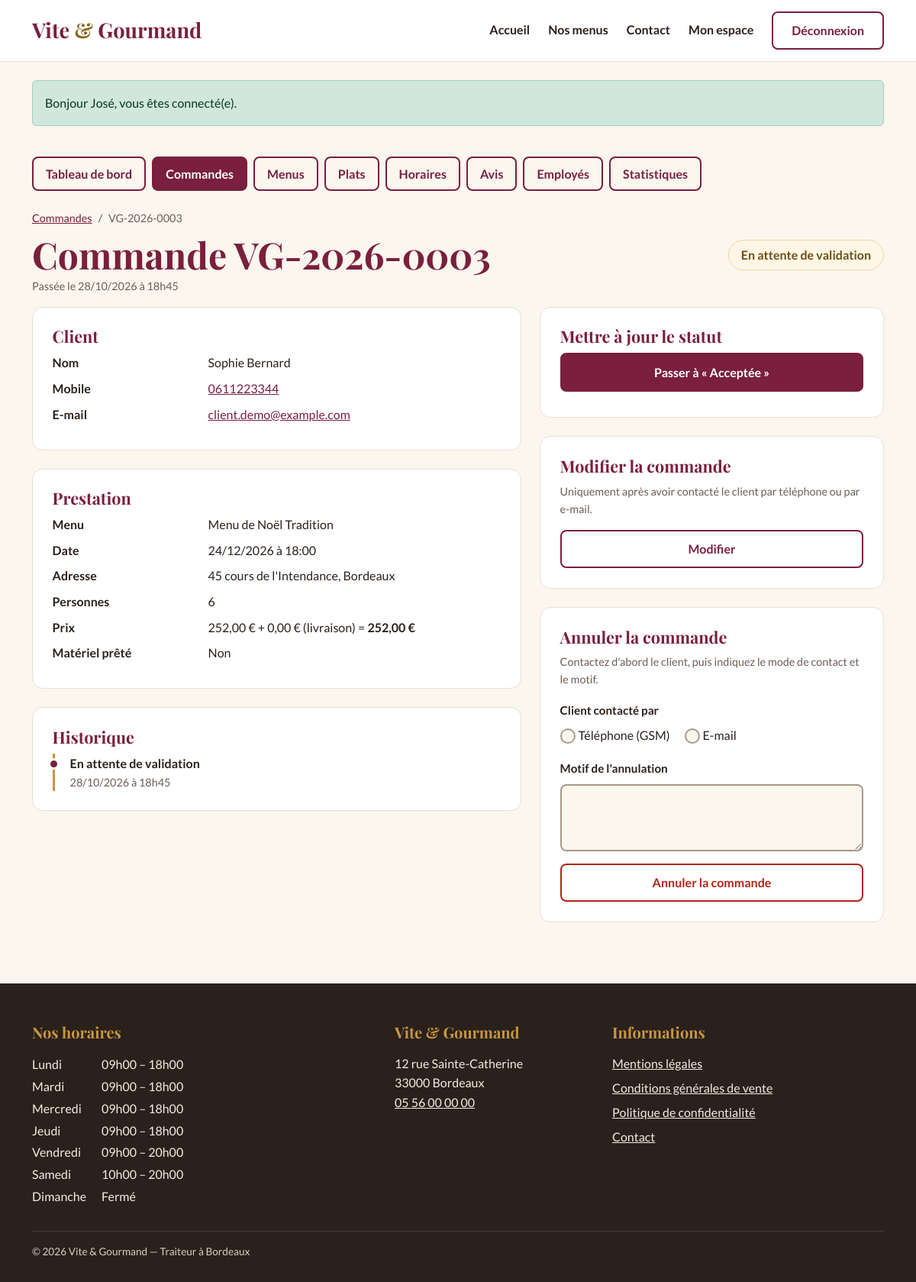
The page /employe/commande?id=3 (signed in) on the database its author committed.
### tables this page shows
CREATE TABLE commande (
    commande_id              INT            NOT NULL AUTO_INCREMENT,
    numero_commande          VARCHAR(20)    NOT NULL,
    utilisateur_id           INT            NOT NULL,
    menu_id                  INT            NOT NULL,
    date_commande            DATETIME       NOT NULL DEFAULT CURRENT_TIMESTAMP,
    date_prestation          DATE           NOT NULL,
    heure_livraison          TIME           NOT NULL,
    adresse_prestation       VARCHAR(255)   NOT NULL,
    ville_prestation         VARCHAR(80)    NOT NULL,
    distance_km              DECIMAL(6,2)   NOT NULL DEFAULT 0,
    nombre_personne          INT            NOT NULL,
    prix_menu                DECIMAL(10,2)  NOT NULL,
    remise                   DECIMAL(10,2)  NOT NULL DEFAULT 0,
    prix_livraison           DECIMAL(10,2)  NOT NULL DEFAULT 0,
    prix_total               DECIMAL(10,2)  NOT NULL,
    statut                   ENUM('en_attente','accepte','en_preparation','en_cours_livraison',
                                  'livre','attente_retour_materiel','terminee','annulee')
                             NOT NULL DEFAULT 'en_attente',
    pret_materiel            BOOLEAN        NOT NULL DEFAULT FALSE,
    restitution_materiel     BOOLEAN        NOT NULL DEFAULT FALSE,
    motif_annulation         TEXT           NULL,
    mode_contact_annulation  ENUM('telephone','mail') NULL,
    PRIMARY KEY (commande_id),
    UNIQUE KEY uk_commande_numero (numero_commande),
    KEY idx_commande_statut (statut),
    CONSTRAINT fk_commande_utilisateur FOREIGN KEY (utilisateur_id) REFERENCES utilisateur (utilisateur_id),
    CONSTRAINT fk_commande_menu        FOREIGN KEY (menu_id)        REFERENCES menu (menu_id),
    CONSTRAINT ck_commande_nb_personne CHECK (nombre_personne >= 1)
);

CREATE TABLE utilisateur (
    utilisateur_id  INT           NOT NULL AUTO_INCREMENT,
    email           VARCHAR(180)  NOT NULL,
    password        VARCHAR(255)  NOT NULL,
    nom             VARCHAR(50)   NOT NULL,
    prenom          VARCHAR(50)   NOT NULL,
    telephone       VARCHAR(20)   NULL,
    ville           VARCHAR(80)   NULL,
    pays            VARCHAR(50)   NULL DEFAULT 'France',
    adresse_postale VARCHAR(255)  NULL,
    role_id         INT           NOT NULL,
    actif           BOOLEAN       NOT NULL DEFAULT TRUE,
    date_creation   DATETIME      NOT NULL DEFAULT CURRENT_TIMESTAMP,
    PRIMARY KEY (utilisateur_id),
    UNIQUE KEY uk_utilisateur_email (email),
    CONSTRAINT fk_utilisateur_role FOREIGN KEY (role_id) REFERENCES role (role_id)
);

CREATE TABLE menu (
    menu_id                  INT            NOT NULL AUTO_INCREMENT,
    titre                    VARCHAR(100)   NOT NULL,
    description              TEXT           NOT NULL,
    nombre_personne_minimum  INT            NOT NULL,
    prix_par_personne        DECIMAL(8,2)   NOT NULL,
    conditions               TEXT           NULL,
    delai_commande_jours     INT            NOT NULL DEFAULT 0,   
    quantite_restante        INT            NOT NULL DEFAULT 0,
    theme_id                 INT            NOT NULL,
    regime_id                INT            NOT NULL,
    PRIMARY KEY (menu_id),
    CONSTRAINT fk_menu_theme  FOREIGN KEY (theme_id)  REFERENCES theme (theme_id),
    CONSTRAINT fk_menu_regime FOREIGN KEY (regime_id) REFERENCES regime (regime_id),
    CONSTRAINT ck_menu_nb_personne CHECK (nombre_personne_minimum >= 1),
    CONSTRAINT ck_menu_prix        CHECK (prix_par_personne >= 0),
    CONSTRAINT ck_menu_stock       CHECK (quantite_restante >= 0),
    CONSTRAINT ck_menu_delai       CHECK (delai_commande_jours >= 0)
);

CREATE TABLE commande_suivi (
    suivi_id           INT       NOT NULL AUTO_INCREMENT,
    commande_id        INT       NOT NULL,
    statut             VARCHAR(30) NOT NULL,
    date_modification  DATETIME  NOT NULL DEFAULT CURRENT_TIMESTAMP,
    PRIMARY KEY (suivi_id),
    CONSTRAINT fk_suivi_commande FOREIGN KEY (commande_id) REFERENCES commande (commande_id) ON DELETE CASCADE
);

CREATE TABLE horaire (
    horaire_id       INT          NOT NULL AUTO_INCREMENT,
    jour             VARCHAR(10)  NOT NULL,
    ordre            TINYINT      NOT NULL,
    heure_ouverture  TIME         NULL,
    heure_fermeture  TIME         NULL,
    PRIMARY KEY (horaire_id),
    UNIQUE KEY uk_horaire_jour (jour)
);

### templates/pages/gestion/commande-detail.php (the view, shortened to what the rows shown need)
<?php
$modifiable = in_array($c['statut'], Commande::STATUTS_MODIFIABLES, true);
?>
<div class="container py-4 pb-5">
    <nav aria-label="Fil d'Ariane" class="fil pt-0">
        <ol class="breadcrumb">
            <li class="breadcrumb-item"><a href="/employe/commandes">Commandes</a></li>
            <li class="breadcrumb-item active" aria-current="page"><?= e($c['numero_commande']) ?></li>
        </ol>
    </nav>
    <div class="d-flex flex-wrap justify-content-between align-items-center gap-3">
        <h1 class="mb-0">Commande <?= e($c['numero_commande']) ?></h1>
        <span class="statut statut-<?= e($c['statut']) ?> statut-grand"><?= e(Commande::libelleStatut($c['statut'])) ?></span>
    </div>
    <p class="text-aide">Passée le <?= e(date('d/m/Y à H\hi', strtotime($c['date_commande']))) ?></p>
    <div class="row g-4">
        <div class="col-lg-7">
            <section class="carte mb-4" aria-labelledby="t-client">
                <h2 id="t-client" class="h3">Client</h2>
                <dl class="row mb-0">
                    <dt class="col-sm-4">Nom</dt><dd class="col-sm-8"><?= e($c['prenom'] . ' ' . $c['nom']) ?></dd>
                    <dt class="col-sm-4">Mobile</dt><dd class="col-sm-8"><a href="tel:<?= e(preg_replace('/[^\d+]/', '', (string) $c['telephone'])) ?>"><?= e($c['telephone'] ?? '—') ?></a></dd>
                    <dt class="col-sm-4">E-mail</dt><dd class="col-sm-8"><a href="mailto:<?= e($c['email']) ?>"><?= e($c['email']) ?></a></dd>
                </dl>
            </section>
            <section class="carte mb-4" aria-labelledby="t-presta">
                <h2 id="t-presta" class="h3">Prestation</h2>
                <dl class="row mb-0">
                    <dt class="col-sm-4">Menu</dt><dd class="col-sm-8"><?= e($c['menu_titre']) ?></dd>
                    <dt class="col-sm-4">Date</dt><dd class="col-sm-8"><?= e(date('d/m/Y', strtotime($c['date_prestation']))) ?> à <?= e(substr($c['heure_livraison'], 0, 5)) ?></dd>
                    <dt class="col-sm-4">Adresse</dt><dd class="col-sm-8"><?= e($c['adresse_prestation']) ?>, <?= e($c['ville_prestation']) ?></dd>
                    <dt class="col-sm-4">Personnes</dt><dd class="col-sm-8"><?= (int) $c['nombre_personne'] ?></dd>
                    <dt class="col-sm-4">Prix</dt><dd class="col-sm-8"><?= prix($c['prix_menu']) ?> + <?= prix($c['prix_livraison']) ?> (livraison) = <strong><?= prix($c['prix_total']) ?></strong></dd>
                    <dt class="col-sm-4">Matériel prêté</dt><dd class="col-sm-8"><?= $c['pret_materiel'] ? ($c['restitution_materiel'] ? 'Oui — restitué' : 'Oui — à restituer') : 'Non' ?></dd>
                </dl>
            </section>
            <section class="carte mb-4" aria-labelledby="t-suivi">
                <h2 id="t-suivi" class="h3">Historique</h2>
                <ol class="suivi">
                    <?php foreach ($c['suivi'] as $etape): ?>
                        <li><strong><?= e(Commande::libelleStatut($etape['statut'])) ?></strong>
                            <time datetime="<?= e(date('c', strtotime($etape['date_modification']))) ?>"><?= e(date('d/m/Y à H\hi', strtotime($etape['date_modification']))) ?></time></li>
                    <?php endforeach; ?>
                </ol>
            </section>
        </div>
        <div class="col-lg-5">
            <?php if ($etapes): ?>
                <section class="carte mb-4" aria-labelledby="t-statut">
                    <h2 id="t-statut" class="h3">Mettre à jour le statut</h2>
                </section>
            <?php endif; ?>
            <?php if ($modifiable): ?>
                <section class="carte mb-4" aria-labelledby="t-modif">
                    <h2 id="t-modif" class="h3">Modifier la commande</h2>
                </section>
                <section class="carte" id="annulation" aria-labelledby="t-annul">
                    <h2 id="t-annul" class="h3">Annuler la commande</h2>
                </section>
            <?php endif; ?>
        </div>
    </div>
</div>

### templates/partials/footer.php (shortened to what the rows shown need)
<?php use App\Models\Horaire; $horaires = Horaire::tous(); ?>
<footer class="pied">
    <div class="container">
        <div class="row g-4">
            <div class="col-md-5">
                <h2 class="titre-pied">Nos horaires</h2>
                <table class="horaires">
                    <tbody>
                    <?php foreach ($horaires as $h): ?>
                        <tr>
                            <th scope="row"><?= e($h['jour']) ?></th>
                            <td>
                                <?= $h['heure_ouverture']
                                    ? e(Horaire::format($h['heure_ouverture'])) . ' – ' . e(Horaire::format($h['heure_fermeture']))
                                    : 'Fermé' ?>
                            </td>
                        </tr>
                    <?php endforeach; ?>
                    </tbody>
                </table>
            </div>
            <div class="col-md-3">
                <h2 class="titre-pied">Vite &amp; Gourmand</h2>
            </div>
            <div class="col-md-4">
                <h2 class="titre-pied">Informations</h2>
            </div>
        </div>
    </div>
</footer>

### rows shown on the page
commande: numero_commande "VG-2026-0003", statut "En attente de validation", date_commande "28/10/2026 à 18h45", utilisateur.nom "Sophie Bernard", utilisateur.telephone "0611223344", utilisateur.email "client.demo@example.com", menu.titre "Menu de Noël Tradition", date_prestation "24/12/2026", heure_livraison "18:00", adresse_prestation "45 cours de l'Intendance", ville_prestation "Bordeaux", nombre_personne "6", prix_menu "252,00 €", prix_livraison "0,00 €", prix_total "252,00 €"
commande_suivi: statut "En attente de validation", date_modification "28/10/2026 à 18h45"
horaire: jour "Lundi", heure_ouverture "09h00", heure_fermeture "18h00"
horaire: jour "Mardi", heure_ouverture "09h00", heure_fermeture "18h00"
horaire: jour "Mercredi", heure_ouverture "09h00", heure_fermeture "18h00"
horaire: jour "Jeudi", heure_ouverture "09h00", heure_fermeture "18h00"
horaire: jour "Vendredi", heure_ouverture "09h00", heure_fermeture "20h00"
horaire: jour "Samedi", heure_ouverture "10h00", heure_fermeture "20h00"
horaire: jour "Dimanche", shows "Fermé"

### other values the page prints
$m['message'] "Bonjour José, vous êtes connecté(e)."
$libelle "Tableau de bord"
$libelle "Commandes"
$libelle "Menus"
$libelle "Plats"
$libelle "Horaires"
$libelle "Avis"
$libelle "Employés"
$libelle "Statistiques"
Commande::libelleStatut($etape) "Acceptée"
$motifLabel "Motif de l'annulation"
